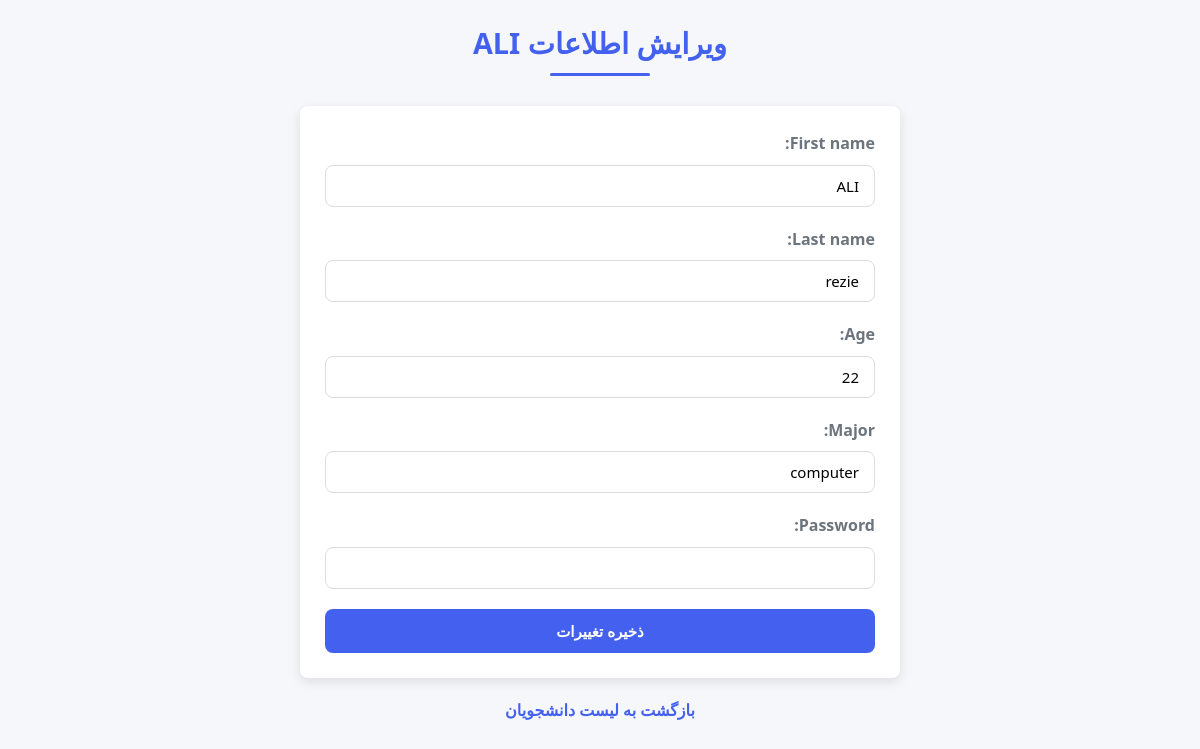
Page /edit/2/ on the committed database.
### form/models.py (models this page shows, shortened)
class Student(models.Model):
    first_name = models.CharField(max_length=100)
    last_name = models.CharField(max_length=100)
    age = models.IntegerField()
    major = models.CharField(max_length=100)
    password = models.CharField(max_length=128)  # فیلد رمز عبور اضافه شد

### form/views.py (the view)
# urls.py: path('edit/<int:pk>/', views.edit_student, name='edit_student'),
def edit_student(request, pk):
    student = get_object_or_404(Student, pk=pk)
    if request.method == 'POST':
        form = StudentForm(request.POST, instance=student)
        if form.is_valid():
            form.save()
            messages.success(request, "اطلاعات با موفقیت ویرایش شد.")
            return redirect('student_list')
    else:
        form = StudentForm(instance=student)
    return render(request, 'form/edit_student.html', {'form': form, 'student': student})

### form/forms.py (shortened to what this page needs)
class StudentForm(forms.ModelForm):
    class Meta:
        model = Student
        fields = ['first_name', 'last_name', 'age', 'major', 'password']  # فیلد رمز اضافه شد
        widgets = {
            'password': forms.PasswordInput(),  # نمایش رمز به صورت نقطه
        }

### form/templates/form/edit_student.html (shortened to what this page needs)
<!DOCTYPE html>
<html lang="fa" dir="rtl">
<head>
</head>
<body>
    <div class="container">
        <h1>ویرایش اطلاعات {{ student.first_name }}</h1>
        <div class="card">
            <form method="post">
                {{ form.as_p }}
                <button type="submit" class="btn-primary">ذخیره تغییرات</button>
            </form>
        </div>
        <div class="back-link">
            <a href="{% url 'student_list' %}">بازگشت به لیست دانشجویان</a>
        </div>
    </div>
</body>
</html>

### form/templates/form/edit_student.html (style rules this page uses)
:root { --primary-color: #4361ee; --secondary-color: #3a0ca3; --light-bg: #f5f7fa; --white: #fff; --text-color: #333; --gray: #6c757d; --border-radius: 8px; --box-shadow: 0 4px 12px rgba(0, 0, 0, 0.1); }
* { margin: 0; padding: 0; box-sizing: border-box; font-family: 'Segoe UI', Tahoma, Geneva, Verdana, sans-serif; }
body { background-color: var(--light-bg); color: var(--text-color); line-height: 1.6; padding: 20px; min-height: 100vh; }
.container { max-width: 600px; margin: 0 auto; }
h1 { color: var(--primary-color); text-align: center; margin-bottom: 30px; font-size: 1.8rem; position: relative; padding-bottom: 10px; }
h1::after { content: ''; position: absolute; bottom: 0; right: 50%; transform: translateX(50%); width: 100px; height: 3px; background-color: var(--primary-color); border-radius: 3px; }
.card { background-color: var(--white); padding: 25px; border-radius: var(--border-radius); box-shadow: var(--box-shadow); margin-bottom: 20px; }
form p { margin-bottom: 20px; }
label { display: block; margin-bottom: 8px; font-weight: bold; color: var(--gray); }
input, select, textarea { width: 100%; padding: 10px 15px; border: 1px solid #ddd; border-radius: var(--border-radius); font-size: 15px; transition: all 0.3s ease; }
button { padding: 12px 24px; border: none; font-size: 15px; border-radius: var(--border-radius); cursor: pointer; transition: all 0.3s ease; font-weight: bold; }
.btn-primary { background-color: var(--primary-color); color: white; width: 100%; }
.back-link { display: block; text-align: center; margin-top: 20px; }
.back-link a { color: var(--primary-color); text-decoration: none; font-weight: bold; transition: all 0.3s ease; }

### rows in the picture
Student: first_name "ALI", last_name "rezie", age "22", major "computer"
